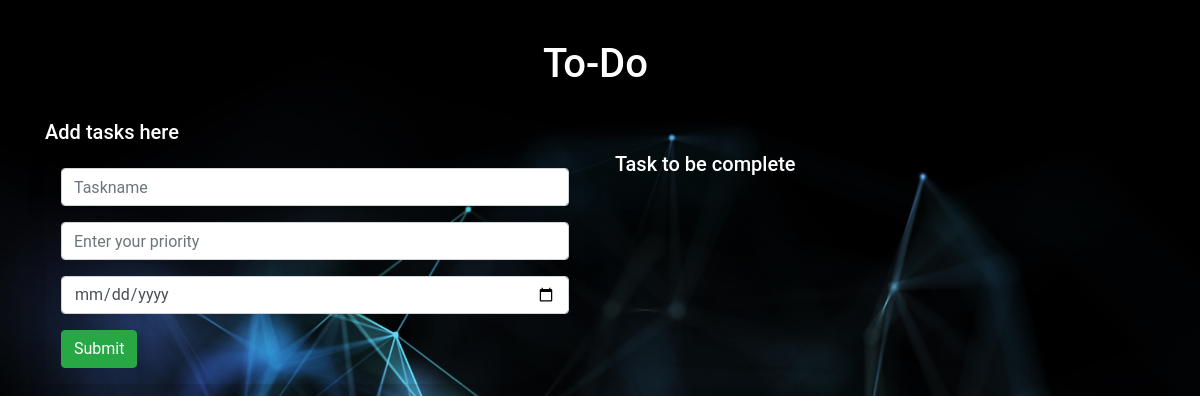
The app's page /, older data.
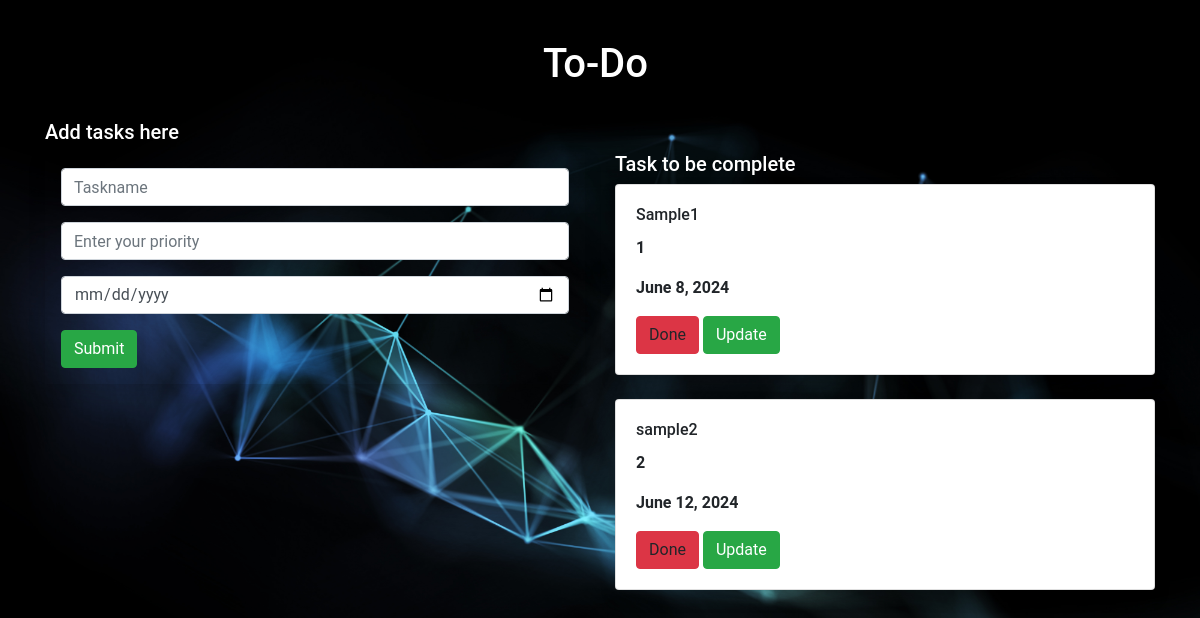
The same page, newer data.
### TODO_app/models.py (models this page shows, shortened)
class Task(models.Model):
    name=models.CharField(max_length=250)
    priority=models.IntegerField()
    date=models.DateField()

### TODO_app/views.py (the view)
# urls.py: path('',views.add,name='add'),
def add(request):
    tasks=Task.objects.all()
    if request.method=='POST':
        name=request.POST.get('task',)
        priority=request.POST.get('priority',)
        date=request.POST.get('date','')
        task=Task(name=name,priority=priority,date=date)
        task.save()
    return render(request,'home.html',{'tasks':tasks})

### templates/home.html (shortened to what this page needs)
{% extends 'base.html' %}
{% block content %}
<div class="container-fluid">
    <div class="row">
        <div class="col-md-12">
            <div class="banner">
                <div class="heading">
                    <h1 style="color: white; margin-top: 30px;">To-Do</h1>
                </div>
            </div>
        </div>
    </div>
</div>
<div class="container" style="margin-top: 20px;">
    <h5 style="color: white;">Add tasks here</h5>
    <div class="row">
        <div class="col-md-6">
            <form method="POST" class="p-3 shadow">
            <div class="form-group">
                <input type="text" class="form-control" name="task" placeholder="Taskname">
            </div>
            <div class="form-group">
                <input type="text" class="form-control" name="priority" placeholder="Enter your priority">
            </div>
            <div class="form-group">
                <input type="date" class="form-control" name="date" placeholder="Enter your date">
            </div>
            <input type="submit" class="btn btn-success">
            </form>
        </div>
        <div class="col-md-6">
            <h5 style="color: white;"> Task to be complete</h5>
            {% for i in tasks %}
            <div class="shadow card">
                <div class="card-body">
                    <h6 class="card-title">{{ i.name }}</h6>
                    <p><b>{{ i.priority }}</b></p>
                    <p><b>{{ i.date }}</b></p>
                    <form method="POST" action="{% url 'delete' i.id %}" class="delete-form d-inline">
                        <a class="btn btn-danger delete-button" data-task-id="{{ i.id }}">Done</a>
                    </form>
                    <a class="btn btn-success" href="{% url 'update' i.id %}">Update</a>
                </div>
            </div>
            <br>
            {% endfor %}
        </div>
    </div>
</div>
{% endblock %}

Row changes from the older to the newer data that the page shows:
added Task: name "Sample1", priority "1", date "June 8, 2024"
added Task: name "sample2", priority "2", date "June 12, 2024"
